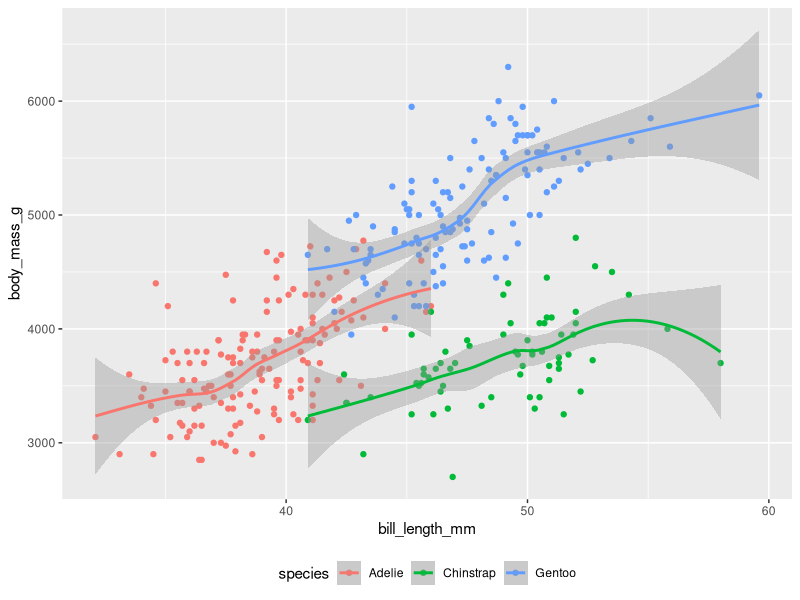

Source code (R):
## ---- chunk 1
#| message: FALSE
library(palmerpenguins)
penguins
## ---- chunk 2
#| echo: fenced
#| label: fig-penguins
#| fig-cap: "Penguin bill length vs. body mass"
#| column: margin

library(ggplot2)
ggplot(penguins, aes(x = bill_length_mm, y = body_mass_g, color = species)) + 
  geom_point() +
  geom_smooth() +
  theme(legend.position = 'bottom')
## ---- chunk 3
#| echo: fenced
library(tidyverse)
library(palmerpenguins)
penguins |>                                      # <1>
  mutate(                                        # <2>
    bill_ratio = bill_depth_mm / bill_length_mm, # <2>
    bill_area  = bill_depth_mm * bill_length_mm  # <2>
  )                                              # <2>
